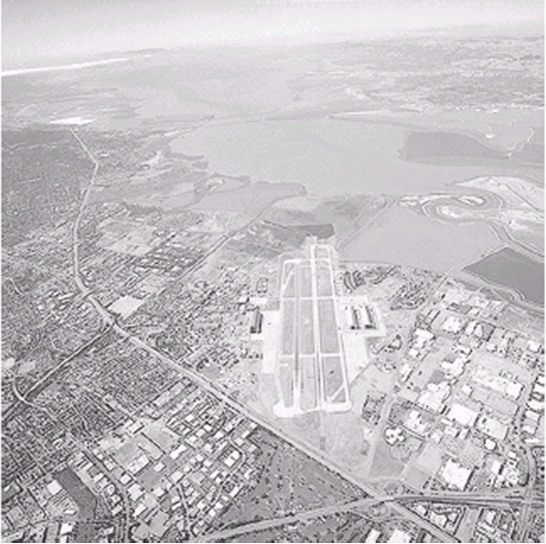
%> input picture DIP/Solutions/codeXm/pic.jpg, 546 x 544 px
$ octave Dialation_Erosion.m   (GNU Octave 9; MATLAB toolbox functions it lacks are replaced by stand-ins)
%> lines starting %> are read from the running program, lines starting %| are printed output that depends on the picture; in (x1, y1, x2, y2) boxes, pixels count from 0 and x2, y2 are one past the last pixel; in counts of white or black regions, pixels touching at a corner belong together; the program's own positions count from 1
clear all;
clc;
close all;
ori=imread('pic.jpg');
%> ori is the input picture: size 544x546x3 uint8; mean R, G, B 194.5, 191.1, 194.5
imre=imresize(ori,[500,600])
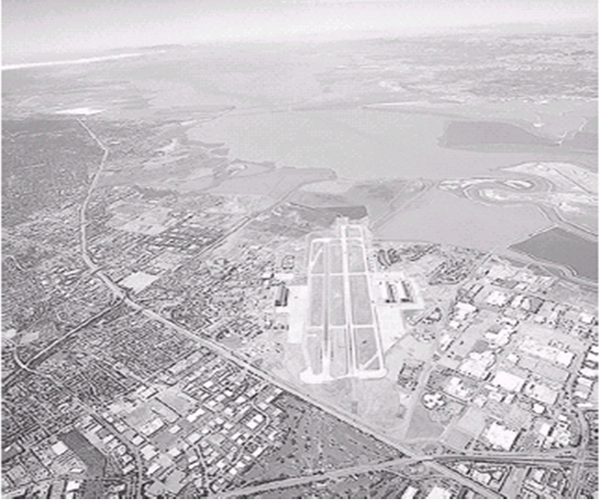
%> imre: size 500x600x3 uint8; mean R, G, B 194.5, 191.1, 194.5
imshow(ori);
figure
imshow(imre)
bw=im2bw(imre)
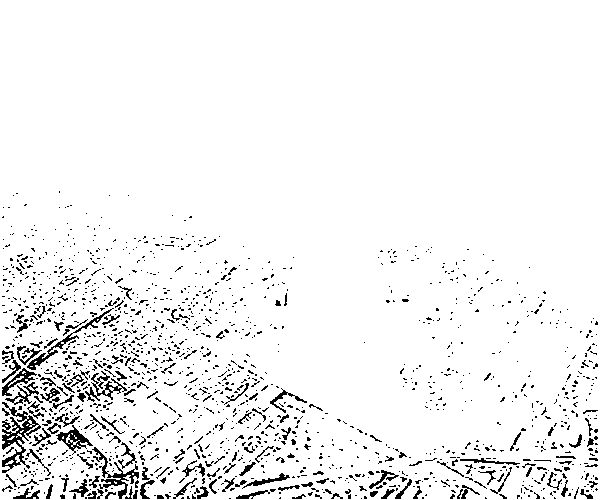
%> bw: size 500x600 logical; 94.6% white; black in thin lines or dots, all inside (x1, y1, x2, y2) = (2, 191, 598, 499)
figure
imshow(bw)
se=[1,1 ,1]

for i=2:500
    for j=2:600


        for k=1:3

            if bw(i-1,j-1)~=se(k)
                kk(i,j)=0
            else
                kk(i,j)=1
            end
        end
        disp(bw(i,j))
    end
end
%> this loop made 499 passes
%> (printed output is left out)
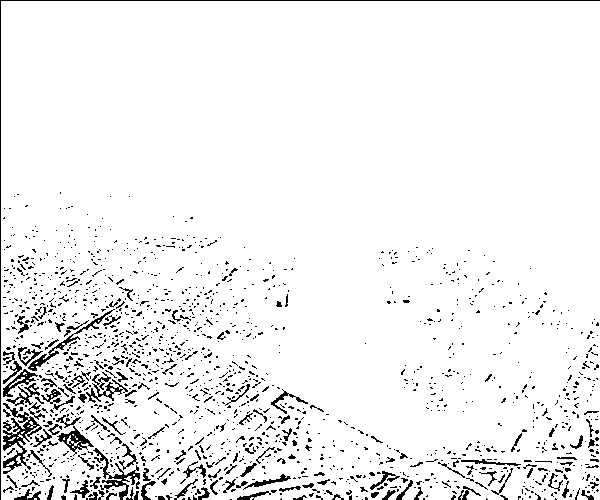
%> kk: size 500x600 double; values 0 (black) and 1 (white), 94.2% white; black in thin lines or dots
I=mat2gray(kk)
figure
imshow(I)
title('dilation')

$ run again, with DIP/Solutions/codeXm/check.jpg copied over DIP/Solutions/codeXm/pic.jpg
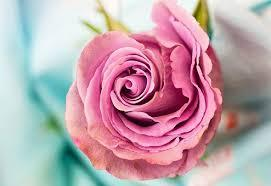
%> input picture DIP/Solutions/codeXm/check.jpg, 271 x 186 px
%> ori is the input picture: size 186x271x3 uint8; mean R, G, B 189.7, 163.4, 172
%> `bw=im2bw(imre)`:
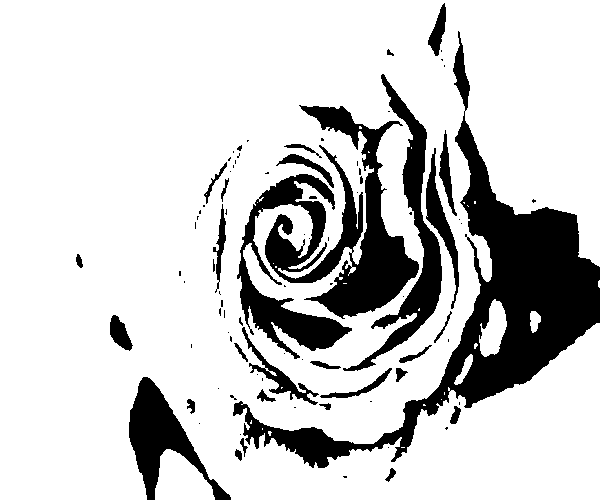
%> bw: size 500x600 logical; 80.4% white; 89 black regions (57 under 20 px), largest, box (x1, y1, x2, y2) and area: (233, 31, 600, 468) 25129, (237, 105, 419, 359) 17333, (343, 74, 442, 371) 5328
%> the loop `for i=2:500` made 499 passes
%> (printed output is left out)
%> after the loop `for i=2:500`:
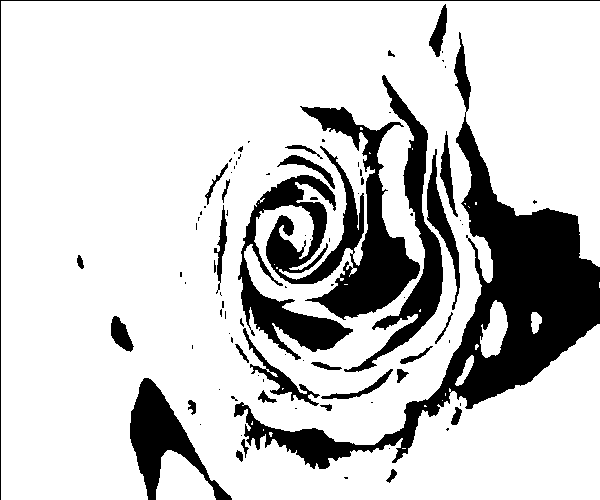
%> kk: size 500x600 double; values 0 (black) and 1 (white), 80% white; 90 black regions (57 under 20 px), largest, box (x1, y1, x2, y2) and area: (234, 32, 600, 469) 25081, (238, 106, 420, 360) 17333, (344, 75, 443, 372) 5328
